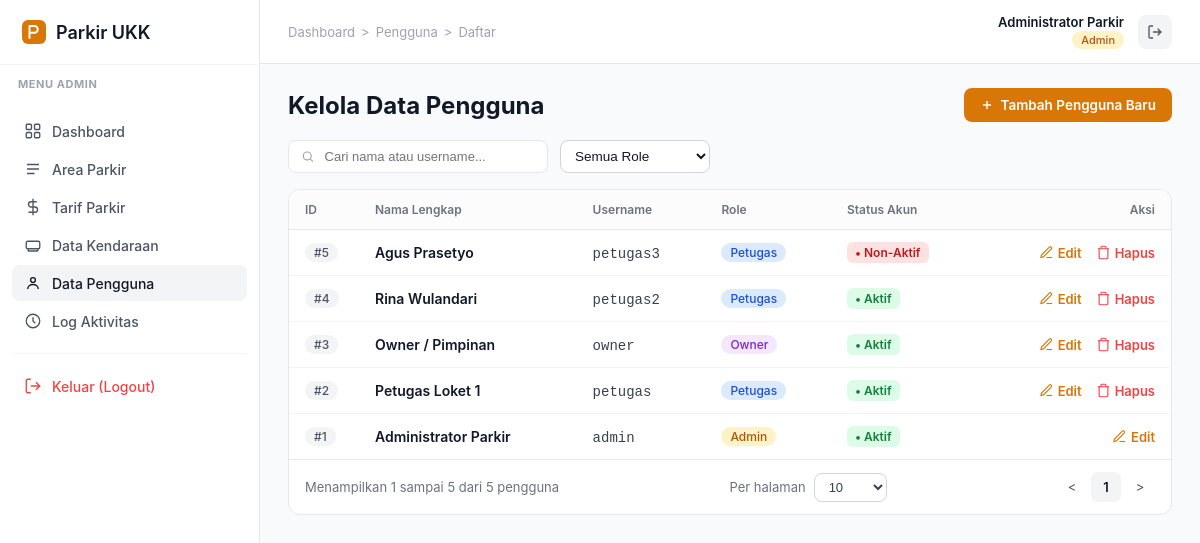
The app's page /index.php?c=admin&a=pengguna (signed in) with its own data.
### tables this page shows
CREATE TABLE IF NOT EXISTS tb_user (
    id_user INT(11) AUTO_INCREMENT PRIMARY KEY,
    nama_lengkap VARCHAR(50) NOT NULL,
    username VARCHAR(50) NOT NULL UNIQUE,
    password VARCHAR(255) NOT NULL,
    role ENUM('admin', 'petugas', 'owner') NOT NULL DEFAULT 'petugas',
    status_aktif TINYINT(1) NOT NULL DEFAULT 1
);

### view/admin/user/index.php (the view, shortened to what the rows shown need)
<?php
require __DIR__ . '/../../template/header.php';
?>
<div class="fi-page-header">
    <h1 class="fi-page-title">Kelola Data Pengguna</h1>
</div>
<div class="fi-card">
    <div class="fi-table-wrap">
        <table class="fi-table">
            <thead>
                <tr>
                    <th style="width: 70px;">ID</th>
                    <th>Nama Lengkap</th>
                    <th>Username</th>
                    <th>Role</th>
                    <th>Status Akun</th>
                    <th style="text-align: right;">Aksi</th>
                </tr>
            </thead>
            <tbody>
            <?php foreach ($rows as $row): ?>
                <tr>
                    <td><span class="fi-badge">#<?= htmlspecialchars($row['id_user']) ?></span></td>
                    <td style="font-weight: 600; color: var(--fi-gray-900);"><?= htmlspecialchars($row['nama_lengkap']) ?></td>
                    <td><code><?= htmlspecialchars($row['username']) ?></code></td>
                    <td>
                        <span class="fi-badge" style="text-transform: capitalize; background: <?= $row['role'] === 'admin' ? '#fef3c7; color:#b45309;' : ($row['role'] === 'petugas' ? '#dbeafe; color:#1d4ed8;' : '#f3e8ff; color:#7e22ce;') ?>">
                            <?= htmlspecialchars($row['role']) ?>
                        </span>
                    </td>
                    <td>
                        <?php if ((int)$row['status_aktif'] === 1): ?>
                            <a href="index.php?c=admin&a=toggle_pengguna&id=<?= urlencode($row['id_user']) ?>" title="Klik untuk nonaktifkan" class="fi-badge fi-badge-success" onclick="return confirm('Nonaktifkan akun pengguna ini?')">
                                &bull; Aktif
                            </a>
                        <?php else: ?>
                            <a href="index.php?c=admin&a=toggle_pengguna&id=<?= urlencode($row['id_user']) ?>" title="Klik untuk aktifkan" class="fi-badge fi-badge-danger" onclick="return confirm('Aktifkan kembali akun ini?')">
                                &bull; Non-Aktif
                            </a>
                        <?php endif; ?>
                    </td>
                    <td style="text-align: right;">
                        <div class="fi-row-actions" style="justify-content: flex-end;">
                            <a href="index.php?c=admin&a=ubah_pengguna&id=<?= urlencode($row['id_user']) ?>">
                                <svg width="15" height="15" viewBox="0 0 24 24" fill="none" stroke="currentColor" stroke-width="1.8"><path d="M12 20h9"/><path d="M16.5 3.5a2.1 2.1 0 0 1 3 3L7 19l-4 1 1-4 12.5-12.5z"/></svg>Edit
                            </a>
                            <?php if ($row['id_user'] != ($_SESSION['data']['id_user'] ?? 0)): ?>
                                <a href="index.php?c=admin&a=hapus_pengguna&id=<?= urlencode($row['id_user']) ?>" onclick="return confirm('Apakah Anda yakin ingin menghapus akun ini?')" style="color: #ef4444;">
                                    <svg width="15" height="15" viewBox="0 0 24 24" fill="none" stroke="currentColor" stroke-width="1.8"><polyline points="3 6 5 6 21 6"/><path d="M19 6v14a2 2 0 0 1-2 2H7a2 2 0 0 1-2-2V6m3 0V4a2 2 0 0 1 2-2h4a2 2 0 0 1 2 2v2"/></svg>Hapus
                                </a>
                            <?php endif; ?>
                        </div>
                    </td>
                </tr>
            <?php endforeach; ?>
            </tbody>
        </table>
    </div>
</div>
<?php require __DIR__ . '/../../template/footer.php'; ?>

### view/template/header.php (shortened to what the rows shown need)
<?php
$currentUser = $_SESSION['data'] ?? null;
$userRole    = $currentUser['role'] ?? '';
$userName    = $currentUser['nama_lengkap'] ?? 'Tamu';
$activeMenu  = $activeMenu ?? '';
?>
<!DOCTYPE html>
<html lang="id">
<head>
<link rel="stylesheet" id="fi-stylesheet" href="view/template/style.css">
</head>
<body>
<div class="fi-shell">
    <aside class="fi-sidebar" id="fiSidebar">
        <div class="fi-sidebar-brand">
            <svg width="24" height="24" viewBox="0 0 32 32" fill="none">
                <rect width="32" height="32" rx="8" fill="#d97706"/>
                <path d="M10 24V8h6.5a4.5 4.5 0 0 1 0 9H10" stroke="#ffffff" stroke-width="2.6" stroke-linecap="round" stroke-linejoin="round"/>
            </svg>
            <span>Parkir UKK</span>
        </div>
        <div style="padding: 12px 18px 6px; font-size: 11px; text-transform: uppercase; font-weight: 700; letter-spacing: .05em; color: var(--fi-gray-400);">
            Menu <?= strtoupper($userRole ?: 'Utama') ?>
        </div>
        <nav class="fi-nav">
            <?php if ($userRole === 'admin'): ?>
                <a href="index.php?c=admin&a=dashboard" class="fi-nav-item <?= $activeMenu === 'dashboard' ? 'is-active' : '' ?>">
                </a>
                <a href="index.php?c=admin&a=area" class="fi-nav-item <?= $activeMenu === 'parking-areas' ? 'is-active' : '' ?>">
                </a>
                <a href="index.php?c=admin&a=tarif" class="fi-nav-item <?= $activeMenu === 'tarif' ? 'is-active' : '' ?>">
                </a>
                <a href="index.php?c=admin&a=kendaraan" class="fi-nav-item <?= $activeMenu === 'kendaraan' ? 'is-active' : '' ?>">
                </a>
                <a href="index.php?c=admin&a=pengguna" class="fi-nav-item <?= $activeMenu === 'users' ? 'is-active' : '' ?>">
                </a>
                <a href="index.php?c=admin&a=log" class="fi-nav-item <?= $activeMenu === 'log' ? 'is-active' : '' ?>">
                </a>
            <?php endif; ?>
            <hr style="border: 0; border-top: 1px solid var(--fi-gray-100); margin: 12px 0;">
            <a href="index.php?c=auth&a=logout" class="fi-nav-item" style="color: #ef4444;" onclick="return confirm('Apakah Anda yakin ingin keluar dari sistem?')">
            </a>
        </nav>
    </aside>
    <div class="fi-main">
        <header class="fi-topbar">
            <div class="fi-topbar-user" style="display: flex; align-items: center; gap: 14px;">
                <div style="text-align: right;">
                    <div class="fi-topbar-name" style="font-weight: 600; font-size: 13px; color: var(--fi-gray-900);"><?= htmlspecialchars($userName) ?></div>
                    <span class="fi-badge" style="text-transform: capitalize; background: #fef3c7; color: #b45309; font-size: 11px;">
                        <?= htmlspecialchars($userRole ?: 'Guest') ?>
                    </span>
                </div>
            </div>
        </header>
        <main class="fi-page">

### records on screen
tb_user: role "ADMIN", nama_lengkap "Administrator Parkir", role "Admin", id_user "1", username "admin"
tb_user: id_user "5", nama_lengkap "Agus Prasetyo", username "petugas3", role "Petugas"
tb_user: id_user "4", nama_lengkap "Rina Wulandari", username "petugas2", role "Petugas"
tb_user: id_user "3", nama_lengkap "Owner / Pimpinan", username "owner", role "Owner"
tb_user: id_user "2", nama_lengkap "Petugas Loket 1", username "petugas", role "Petugas"

### other values on screen
$crumb['label'] "Dashboard"
$crumb['label'] "Pengguna"
$crumb['label'] "Daftar"
$showingFrom "1"
$showingTo "5"
$total "5"
form field value "10"
